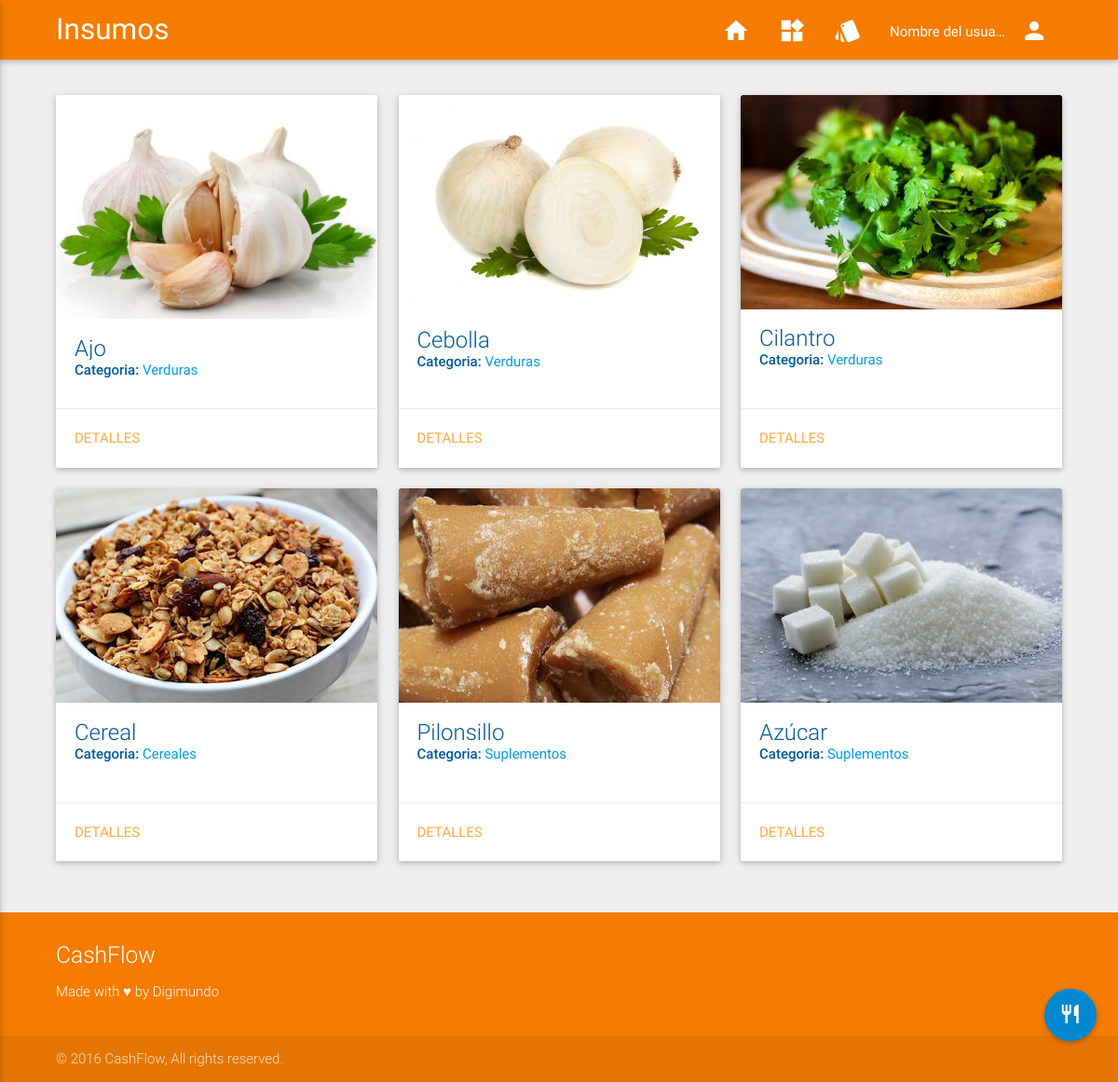
Screenshot of /supplies/ with the database file from the repository.
### supplies/models.py (models this page shows, shortened)
class Supply(models.Model):
	name     = models.CharField(max_length = 255, unique = True)
	category = models.ForeignKey(Category, default = 1)
	barcode  = models.PositiveIntegerField(help_text="(Código de barras de 13 digitos)", validators=[MaxValueValidator(9999999999999)], blank = True, null = True)
	provider = models.ForeignKey(Provider, default = 1)
	image    = models.ImageField(blank = False)
	class Meta:
		ordering = ('id',)
		verbose_name        = 'Supply'
		verbose_name_plural = 'Supplies'

class Category(models.Model):
	name  = models.CharField(max_length = 255, unique = True)
	image = models.ImageField(blank = False)
	def __str__(self):
		return self.name
	class Meta:
		ordering            = ('id',)
		verbose_name        = 'Category'
		verbose_name_plural = 'Categories'

### supplies/views.py (the view)
# urls.py: url(r'^', include('supplies.urls')),
def supplies(request):
	supply     = Supply.objects.order_by('id')
	template   = loader.get_template('supplies/supplies.html')
	page_title = 'Cashflow'
	title      = 'Insumos'
	context    = {
		'supply' : supply,
		'title' : title,
		'page_title': page_title
	}
	return HttpResponse(template.render(context, request))

### templates/supplies/supplies.html (shortened to what this page needs)
{% extends "base.html" %}
{% block content %}
	<div class="row">
		{% for sp in supply %}
			<div class="col s12 m6 l4">
				<div class="card medium hoverable">
					<div class="card-image  waves-effect waves-light">
					<a href="{% url 'views.supply_detail' pk=sp.pk %}" title="Descripción">
						<img src="{{ sp.image.url }}">
					</a>
					</div>
					<div class="card-content">
						<p>
							<span class="card-title">{{ sp.name }}</span>
						</p>
						<p>
							<strong>Categoria: </strong>
							<a href="{% url 'views.categories_supplies' sp.category %}" title="">{{ sp.category }}</a>
						</p>
					</div>
					<div class="card-action">
						<a href="{% url 'views.supply_detail' sp.pk %}">Detalles</a>
					</div>
				</div>
			</div>
		{% endfor %}
	</div>
<div class="fixed-action-btn" style="bottom: 45px; right: 24px;">
	<a class="btn-floating btn-large waves-effect waves-light accent" href="{% url 'views.new_supply' %}">
    <i class="large material-icons">restaurant</i>
  </a>
</div>
</div>
{% endblock content %}

### static/css/styles.css (style rules this page uses)
.material-icons { font-family: 'Material Icons'; font-weight: normal; font-style: normal; font-size: 24px; display: inline-block; line-height: 1; text-transform: none; letter-spacing: normal; word-wrap: normal; white-space: nowrap; direction: ltr; -webkit-font-smoothing: antialiased; text-rendering: optimizeLegibility; -moz-osx-font-smoothing: grayscale; font-feature-settings: 'liga'; }
body { background-color: rgba(238,238,238,1); display: -ms-flexbox; display: flex; min-height: 100vh; -ms-flex-direction: column; flex-direction: column; }
html { color: #01579b; }
.card { overflow: hidden; }
.card a { transition: color .3s ease; }
.card .card-content .card-title { line-height: 1em; }
.card .card-content .card-title::after { margin-bottom: 3em; }
.card-title { display: inline-block; text-overflow: ellipsis; overflow: hidden; vertical-align: middle; white-space: nowrap; max-width: 100%; }
.accent { background-color: #0288d1 !important; }

### rows the page displays
Supply: image (picture), name "Ajo", category "Verduras"
Supply: image (picture), name "Cebolla", category "Verduras"
Supply: image (picture), name "Cilantro", category "Verduras"
Supply: image (picture), name "Cereal", category "Cereales"
Supply: image (picture), name "Pilonsillo", category "Suplementos"
Supply: image (picture), name "Azúcar", category "Suplementos"

### other values shown
{{ title }} "Insumos"
